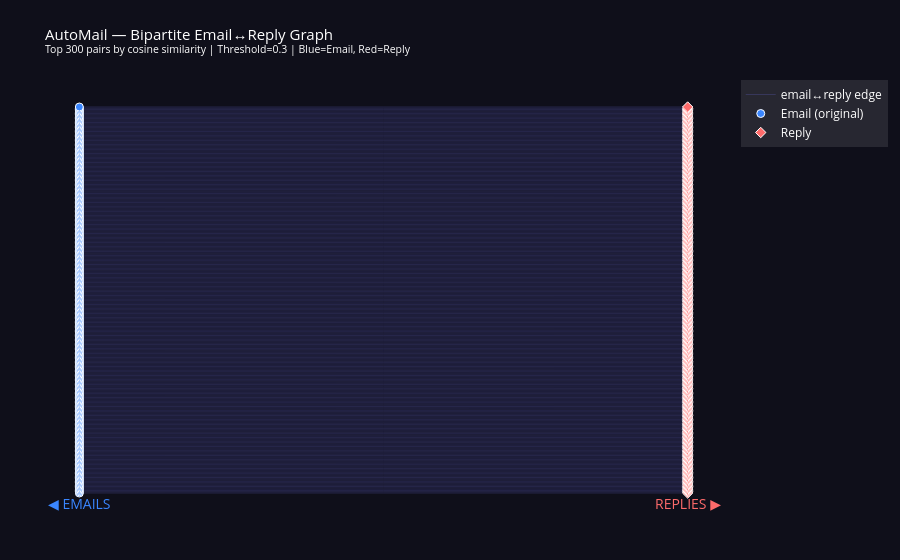

Notebook cell for this chart:
### Code cell
edge_x, edge_y, edge_colors = [], [], []

sim_vals = [G_sub[u][v]['weight'] for u, v in G_sub.edges()]
sim_min, sim_max = min(sim_vals), max(sim_vals)

for (u, v), sim in zip(G_sub.edges(), sim_vals):
    x0, y0 = pos[u]
    x1, y1 = pos[v]
    edge_x += [x0, x1, None]
    edge_y += [y0, y1, None]

# ── Edge trace ────────────────────────────────────────────
edge_trace = go.Scatter(
    x=edge_x, y=edge_y,
    mode='lines',
    line=dict(width=0.8, color='rgba(100,100,200,0.35)'),
    hoverinfo='none',
    name='email↔reply edge'
)

# ── Email nodes ───────────────────────────────────────────
e_x = [pos[n][0] for n in e_nodes if n in pos]
e_y = [pos[n][1] for n in e_nodes if n in pos]
e_text = [f"EMAIL<br>{G_sub.nodes[n].get('subject','')}<br>"
          f"Words: {G_sub.nodes[n].get('wc',0)}" 
          for n in e_nodes if n in pos]

email_trace = go.Scatter(
    x=e_x, y=e_y,
    mode='markers',
    marker=dict(size=8, color='#3A86FF', symbol='circle',
                line=dict(width=1, color='white')),
    text=e_text,
    hoverinfo='text',
    name='Email (original)'
)

# ── Reply nodes ───────────────────────────────────────────
r_x = [pos[n][0] for n in r_nodes if n in pos]
r_y = [pos[n][1] for n in r_nodes if n in pos]
r_text = [f"REPLY<br>{G_sub.nodes[n].get('subject','')}<br>"
          f"Words: {G_sub.nodes[n].get('wc',0)}"
          for n in r_nodes if n in pos]

reply_trace = go.Scatter(
    x=r_x, y=r_y,
    mode='markers',
    marker=dict(size=8, color='#FF6B6B', symbol='diamond',
                line=dict(width=1, color='white')),
    text=r_text,
    hoverinfo='text',
    name='Reply'
)

# ── Layout ────────────────────────────────────────────────
layout = go.Layout(
    title=dict(
        text=f'AutoMail — Bipartite Email↔Reply Graph<br>'
             f'<sup>Top {GRAPH_SAMPLE} pairs by cosine similarity | '
             f'Threshold={SIM_THRESHOLD} | '
             f'Blue=Email, Red=Reply</sup>',
        font=dict(size=15)
    ),
    showlegend=True,
    hovermode='closest',
    xaxis=dict(showgrid=False, zeroline=False, showticklabels=False,
               tickvals=[0,1], ticktext=['EMAILS','REPLIES']),
    yaxis=dict(showgrid=False, zeroline=False, showticklabels=False),
    plot_bgcolor='#0f0f1a',
    paper_bgcolor='#0f0f1a',
    font=dict(color='white'),
    legend=dict(bgcolor='rgba(255,255,255,0.1)'),
    margin=dict(l=40, r=40, t=80, b=40),
    annotations=[
        dict(x=0, y=-8, text="◀ EMAILS", showarrow=False,
             font=dict(size=14, color='#3A86FF'), xref='x', yref='y'),
        dict(x=1, y=-8, text="REPLIES ▶", showarrow=False,
             font=dict(size=14, color='#FF6B6B'), xref='x', yref='y'),
    ]
)

fig = go.Figure(data=[edge_trace, email_trace, reply_trace], layout=layout)
fig.write_html("bipartite_graph.html")
fig.show()
print("✅ Interactive graph saved → bipartite_graph.html")

### Figure 1 — Plotly figure (JSON) as saved in the notebook; plotly's stock layout.template omitted (floating-point values rounded to 4 significant figures; data arrays with more than 128 entries replaced by an {"elided": "..."} marker saying what was removed)
{"data": [{"hoverinfo": "none", "line": {"color": "rgba(100,100,200,0.35)", "width": 0.8}, "mode": "lines", "name": "email↔reply edge", "type": "scatter", "x": {"elided": "900 int values"}, "y": {"elided": "900 int values"}}, {"hoverinfo": "text", "marker": {"color": "#3A86FF", "line": {"color": "white", "width": 1}, "size": 8, "symbol": "circle"}, "mode": "markers", "name": "Email (original)", "text": {"elided": "300 str values"}, "type": "scatter", "x": {"elided": "300 int values"}, "y": {"elided": "300 int values"}}, {"hoverinfo": "text", "marker": {"color": "#FF6B6B", "line": {"color": "white", "width": 1}, "size": 8, "symbol": "diamond"}, "mode": "markers", "name": "Reply", "text": {"elided": "300 str values"}, "type": "scatter", "x": {"elided": "300 int values"}, "y": {"elided": "300 int values"}}], "layout": {"annotations": [{"font": {"color": "#3A86FF", "size": 14}, "showarrow": false, "text": "◀ EMAILS", "x": 0, "xref": "x", "y": -8, "yref": "y"}, {"font": {"color": "#FF6B6B", "size": 14}, "showarrow": false, "text": "REPLIES ▶", "x": 1, "xref": "x", "y": -8, "yref": "y"}], "font": {"color": "white"}, "hovermode": "closest", "legend": {"bgcolor": "rgba(255,255,255,0.1)"}, "margin": {"b": 40, "l": 40, "r": 40, "t": 80}, "paper_bgcolor": "#0f0f1a", "plot_bgcolor": "#0f0f1a", "showlegend": true, "title": {"font": {"size": 15}, "text": "AutoMail — Bipartite Email↔Reply Graph<br><sup>Top 300 pairs by cosine similarity | Threshold=0.3 | Blue=Email, Red=Reply</sup>"}, "xaxis": {"showgrid": false, "showticklabels": false, "ticktext": ["EMAILS", "REPLIES"], "tickvals": [0, 1], "zeroline": false}, "yaxis": {"showgrid": false, "showticklabels": false, "zeroline": false}}}
